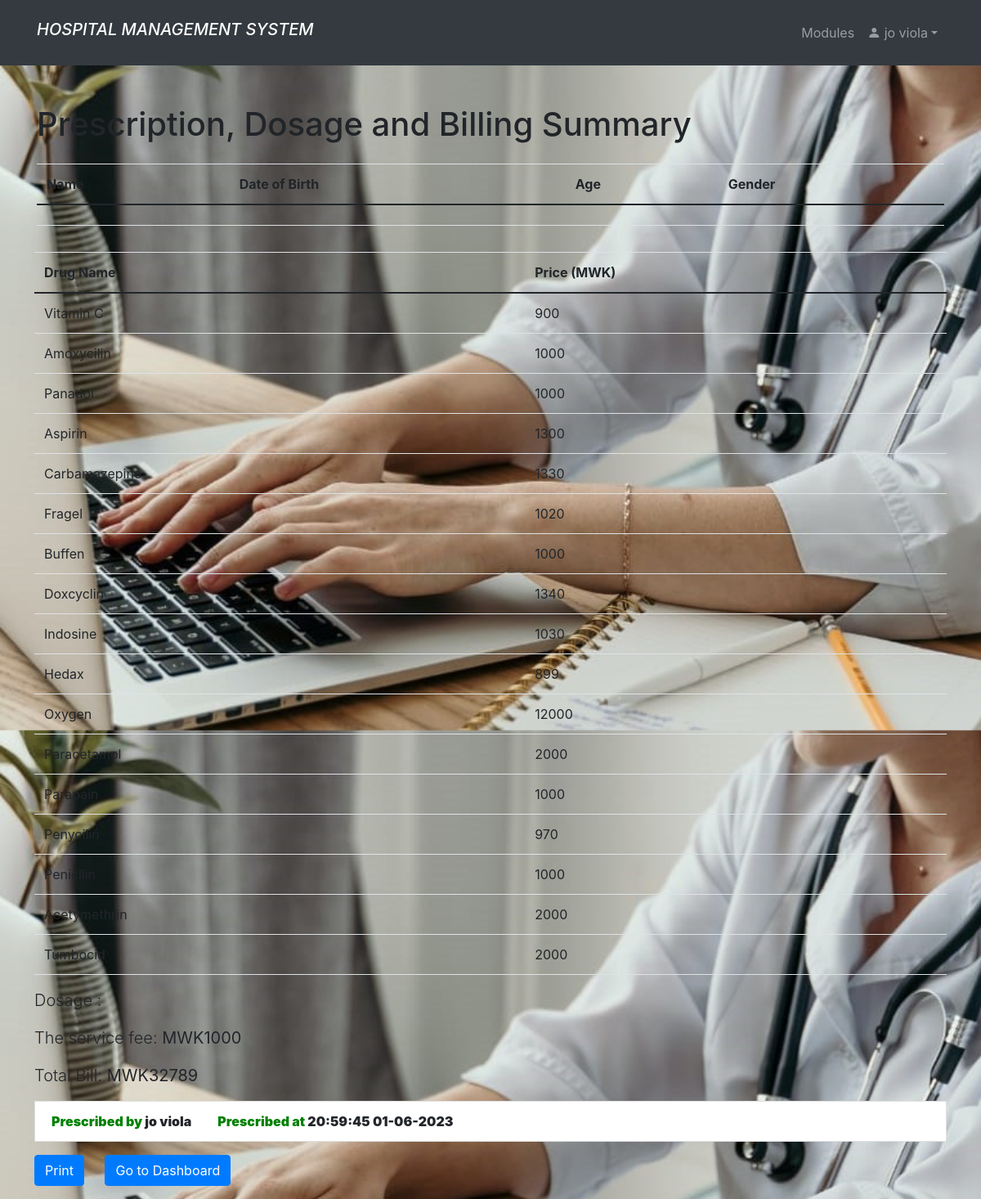
The page /billing.php (signed in) on the database its author committed.
### tables this page shows
CREATE TABLE `drug` (
  `id` int(11) NOT NULL,
  `drug_name` varchar(255) NOT NULL,
  `drug_price2` text DEFAULT NULL,
  `status` text DEFAULT NULL
);

CREATE TABLE `user` (
  `id` int(11) NOT NULL,
  `uname` varchar(100) NOT NULL,
  `prof` varchar(100) NOT NULL,
  `pwd` varchar(100) NOT NULL
);

### billing.php (the view, shortened to what this page needs)
<?php
    include "comfig.php";
    include "unavbar.php";
    if (isset($_SESSION['id']) && isset($_SESSION['uname'])){
        $servicefee= 1000;
        $patient_id = $_SESSION["patient_id"];
?>
<!DOCTYPE html>
<html lang="en">
  <head>
    <link rel="stylesheet" href="https://maxcdn.bootstrapcdn.com/bootstrap/4.5.2/css/bootstrap.min.css">
    <link rel="stylesheet" href="https://maxcdn.bootstrapcdn.com/bootstrap/4.5.2/css/bootstrap.min.css">
  </head>
  <body>
    <div class="container mt-5">
      <div class="row">
        <div class="col-sm-12">
          <?php
          $stmt = $mysqli->prepare("SELECT * FROM patient WHERE id = ?");
          $stmt->bind_param("i", $patient_id);
          $result = $stmt->execute();
          if ($result === false) {
            echo "<div class='alert alert-danger' role='alert'>Error: " . $stmt->error . "</div>";
          } else {
                      $patient = $stmt->get_result()->fetch_assoc();
                      $name = $patient['name'];
                      $age = $patient['age'];
                      $gender = $patient['gender'];
                      $date = $patient['date'];
                      echo "<h1 class='mb-4'>Prescription, Dosage and Billing Summary</h1>";
                      ?>
                        <table class="table table-hover" style="overflow:auto">
                            <thead class="table table-hover">
                                <tr>
                                    <th>Name</th>
                                    <th>Date of Birth</th>
                                    <th>Age</th>
                                    <th>Gender</th>
                                </tr>
                            </thead>
                            <tbody id = "myTable">
                                <tr>
                                    <td><?php echo $name; ?></td>
                                    <td><?php echo $date; ?></td>
                                    <td><?php echo $age; ?></td>
                                    <td><?php echo $gender; ?></td>
                                </tr>
                            </tbody>
                        </table>
                        <?php
                    }
          echo "<div class='row mb-3'>";
                echo "<div class='table-responsive'>";
                echo "<table class='table table-striped'>";
                echo "<thead>";
                $patient_id = $patient["id"];
                $total_amount = 0;
                echo "<table class='table'>";
                echo "<thead><tr><th>Drug Name</th><th>Price (MWK)</th></tr></thead>";
                echo "<tbody>";
                $stmt = $mysqli->prepare("SELECT drug, dosage FROM patient WHERE id = ?");
                $stmt->bind_param("i", $patient_id);
                $stmt->execute();
                $result = $stmt->get_result();
                $patientData = $result->fetch_assoc();
                $drugs = explode(", ", $patientData['drug']);
                $dosage = $patientData['dosage'];
                foreach ($drugs as $drug) {
                    $drugNamePattern = "%$drug%";
                    $stmt = $mysqli->prepare("SELECT drug_name, drug_price2 FROM drug WHERE drug_name LIKE ?");
                    $stmt->bind_param("s", $drugNamePattern);
                    $stmt->execute();
                    $result = $stmt->get_result();
                    if ($result->num_rows > 0) {
                        while ($row = $result->fetch_assoc()) {
                            echo "<tr><td>" . $row["drug_name"] . "</td><td>" . $row["drug_price2"] . "</td></tr>";
                            $total_amount += $row["drug_price2"];
                        }
                    }
                }
                $total_bill = $total_amount + $servicefee;
                echo "</tbody>";
                echo "</table>";
                echo "<p class='lead'>Dosage : <strong>" . $dosage . "</strong></p>";
                echo "<p class='lead'>The service fee: <strong> MWK" . $servicefee . "</strong></p>";
                echo "<p class='lead'>Total Bill:  <strong>MWK" . $total_bill . " <strong></p>";
                if (isset($_SESSION['uname'])) {
                    $username = $_SESSION['uname'];
                    $stmt = $mysqli->prepare("SELECT * FROM user WHERE uname = ?");
                    $stmt->bind_param("s", $username);
                    $result = $stmt->execute();
                    if ($result === false) {
                      echo "<div class='alert alert-danger' role='alert'>Error: " . $stmt->error . "</div>";
                    } else {
                      $user = $stmt->get_result()->fetch_assoc();
                      $prescribed_on = date("H:i:s d-m-Y ");
                      echo "<p class='list-group-item'><b style='color: green;'>Prescribed by</b><b> " . $user['uname'] . "</b>&nbsp;&nbsp; &nbsp; &nbsp;&nbsp; &nbsp;  <b style='color: green;'>Prescribed at </b><b>".$prescribed_on." </b></p>";
                      echo "<a href='download_pdf.php' class='btn btn-primary'>Print</a>";
                      echo "<a href='nurse_dashboard.php' class='btn btn-primary'>Go to Dashboard</a>";
                    }
                }
                ?>
        </div>
      </div>
    </div>
<?php
    }else {
        header("Location: home.php");
        exit();
    }
?>

### style.css (style rules this page uses)
body { margin: 0; padding: 0; background: url(img/homepic.jpeg); background-size: 100%; font-family: sans-serif; }

### rows shown on the page
drug: drug_name "Vitamin C", drug_price2 "900"
drug: drug_name "Amoxycilin", drug_price2 "1000"
drug: drug_name "Panadol", drug_price2 "1000"
drug: drug_name "Aspirin", drug_price2 "1300"
drug: drug_name "Carbamazepine", drug_price2 "1330"
drug: drug_name "Fragel", drug_price2 "1020"
drug: drug_name "Buffen", drug_price2 "1000"
drug: drug_name "Doxcyclin", drug_price2 "1340"
drug: drug_name "Indosine", drug_price2 "1030"
drug: drug_name "Hedax", drug_price2 "899"
drug: drug_name "Oxygen", drug_price2 "12000"
drug: drug_name "Paracetamol", drug_price2 "2000"
drug: drug_name "Parapain", drug_price2 "1000"
drug: drug_name "Penycilin", drug_price2 "970"
drug: drug_name "Penicilin", drug_price2 "1000"
drug: drug_name "Acetymethrin", drug_price2 "2000"
drug: drug_name "Tumbocid", drug_price2 "2000"
user: uname "jo viola"

### other values the page prints
$_SESSION['uname'] "jo viola"
$servicefee "1000"
$total_bill "32789"
